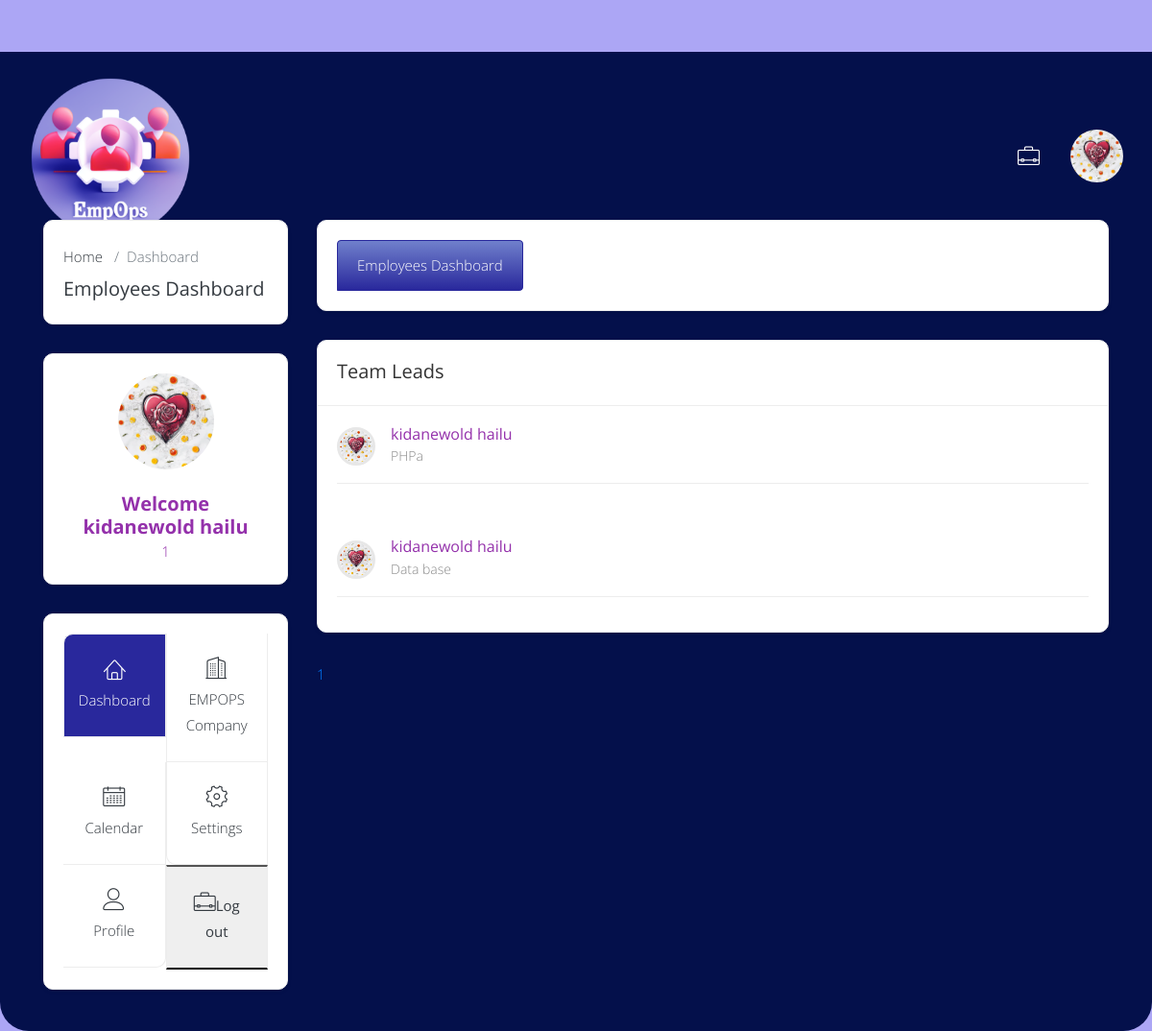
The page /employees-dashboard.php (signed in) on the database its author committed.
### tables this page shows
CREATE TABLE `employee` (
  `name` text NOT NULL,
  `id` varchar(20) NOT NULL,
  `nationality` varchar(30) NOT NULL,
  `birth` varchar(50) NOT NULL,
  `gender` varchar(6) NOT NULL,
  `blood` varchar(5) NOT NULL,
  `password` varchar(80) NOT NULL,
  `status` int(1) UNSIGNED NOT NULL DEFAULT 1,
  `phone` int(10) NOT NULL,
  `phone2` int(10) NOT NULL,
  `email` varchar(45) NOT NULL DEFAULT 'No',
  `linkedin` varchar(40) NOT NULL DEFAULT 'No',
  `web` varchar(40) NOT NULL,
  `start` varchar(30) NOT NULL,
  `visa` varchar(30) NOT NULL,
  `team` varchar(30) NOT NULL,
  `file_name` varchar(100) NOT NULL DEFAULT 'a',
  `salary` int(10) NOT NULL,
  `job` varchar(30) NOT NULL
);

CREATE TABLE `team` (
  `name` varchar(40) NOT NULL,
  `leader` text NOT NULL,
  `id` int(3) NOT NULL
);

### employees-dashboard.php (the view, shortened to what this page needs)
<?php
require 'side_employee.php';
echo'
									<div class="card flex-fill team-lead shadow-sm grow">
										<div class="card-header">
											<h4 class="card-title mb-0 d-inline-block">Team Leads </h4>
                                       </div>';
                                      $recordsPerPage=7;
                                      $page = isset($_GET['page']) ? $_GET['page'] : 1;
                                      $startFrom = ($page - 1) * $recordsPerPage;
                                     $totalRecordsQuery = "SELECT COUNT(*) as total FROM team";
                                      $totalRecordsResult = mysqli_query($conn, $totalRecordsQuery);
                                      $totalRecords = mysqli_fetch_assoc($totalRecordsResult)['total'];
                                       $totalPages = ceil($totalRecords / $recordsPerPage);
                                       $recordsQuery = "SELECT * FROM team LIMIT $startFrom, $recordsPerPage";
                                         $recordsResult = mysqli_query($conn, $recordsQuery);
                                  if(mysqli_num_rows($recordsResult) > 0) {
                                   while ($row = mysqli_fetch_assoc($recordsResult)) {
                                   		$lead=$row['leader'];
										$picture="SELECT * FROM employee WHERE id='$lead'";
										$query=mysqli_query($conn,$picture) or die(mysqli_error($conn));
                                        $pic=mysqli_fetch_assoc($query);
										if($pic['file_name'] == 'a'){
										$profile="img-2.jpg";
										}else{
										$profile=$pic['file_name'];
									}
										echo'<div class="card-body">
											<div class="media mb-3">
												<div class="e-avatar avatar-online mr-3"><img src="images/'.$profile.'" alt="'.$pic['name'].'" class="img-fluid"></div>
												<div class="media-body">
													<h6 class="m-0">'.$pic['name'].'</h6>
													<p class="mb-0 ctm-text-sm">'.$row['name'].'</p>
												</div>
											</div>
											<hr>
											</div>';
											}}
									echo"</div>
								<div class='col-lg-6 col-md-12 d-flex'>
		</div>
<div class='pagination'>";
                                       for ($i = 1; $i <= $totalPages; $i++) {
                                       echo "<center><a href='employees-dashboard.php?page=$i'>$i</a></center>";
}
echo'</div>
		<div class="sidebar-overlay" id="sidebar_overlay"></div>
		<script src="assets/js/jquery-3.2.1.min.js"></script>
		<script src="assets/js/popper.min.js"></script>
		<script src="assets/js/bootstrap.min.js"></script>
		<script src="assets/plugins/theia-sticky-sidebar/ResizeSensor.js"></script>
		<script src="assets/plugins/theia-sticky-sidebar/theia-sticky-sidebar.js"></script>
		<script src="assets/js/script.js"></script>
	</body>
</html>';
?>

### side_employee.php (shortened to what this page needs)
<?php
require 'assets/conn.php';
$id=$_SESSION['emp_id'];
$select="SELECT * FROM employee WHERE id ='$id'";
$query=mysqli_query($conn,$select) or die(mysqli_error($conn));
if(mysqli_num_rows($query)>0){
	$row=mysqli_fetch_assoc($query);
}
echo'<!DOCTYPE html>
<html lang="en">
<br><br>
	<head>
		<link rel="stylesheet" href="assets/css/bootstrap.min.css">
		<link rel="stylesheet" href="assets/css/lnr-icon.css">
        <link rel="stylesheet" href="assets/css/font-awesome.min.css">
		<link rel="stylesheet" href="assets/css/style.css">
		<link rel="stylesheet" href="/assets/css/announce-style.css">
	</head>
	<body>
	<header class="header">
    <div class="top-header-section">
        <div class="container-fluid">
            <div class="row align-items-center">
                <div class="col-lg-3 col-md-3 col-sm-3 col-6">
                    <div class="logo my-3 my-sm-0">
                        <a href="index.html">
                            <img src="assets/img/empops.png" alt="logo image" class="img-fluid" width="100">
                        </a>
                    </div>
                </div>
                <div class="col-lg-9 col-md-9 col-sm-9 col-6 text-right">
                    <div class="user-block d-none d-lg-block">
                        <div class="row align-items-center">
                            <div class="col-lg-12 col-md-12 col-sm-12">
                                <div class="user-notification-block align-right d-inline-block">
                                    <ul class="list-inline m-0">
                                        <li class="list-inline-item" data-toggle="tooltip" data-placement="top"
                                            title="" data-original-title="Details">
                                            <a href="details.php"
                                                class="font-23 menu-style text-white align-middle">
                                                <span class="lnr lnr-briefcase position-relative"></span>
                                            </a>
                                        </li>
                                    </ul>
                                </div>
                                <div class="user-info align-right dropdown d-inline-block header-dropdown">
                                    <a href="javascript:void(0)" data-toggle="dropdown"
                                        class=" menu-style dropdown-toggle">
                                        <div class="user-avatar d-inline-block">
                                            <img src="images/'.$row['file_name'].'" alt="user avatar"
                                                class="rounded-circle img-fluid" width="55">
                                        </div>
                                    </a>
                                </div>
                            </div>
                        </div>
                    </div>
                </div>
            </div>
        </div>
    </div>
		<div class="inner-wrapper">
			<div class="page-wrapper">
				<div class="container-fluid">
					<div class="row">
						<div class="col-xl-3 col-lg-4 col-md-12 theiaStickySidebar">
							<aside class="sidebar sidebar-user">
								<div class="row">
								<div class="col-md-12">
									<div class="card ctm-border-radius shadow-sm grow">
										<div class="card-body py-4">
											<div class="row">
												<div class="col-md-12 mr-auto text-left">
													<div class="custom-search input-group">
														<div class="custom-breadcrumb">
															<ol class="breadcrumb no-bg-color d-inline-block p-0 m-0 mb-2">
																<li class="breadcrumb-item d-inline-block"><a href="employees-dashboard.php" class="text-dark">Home</a></li>
																<li class="breadcrumb-item d-inline-block active">Dashboard</li>
															</ol>
															<h4 class="text-dark">Employees Dashboard</h4>
														</div>
													</div>
												</div>
											</div>
										</div>
									</div>
								</div>
							</div>
								<div class="user-card card shadow-sm bg-white text-center ctm-border-radius grow">
									<div class="user-info card-body">
										<div class="user-avatar mb-4">
											<img src="images/'.$row['file_name'].'" alt="User Avatar" class="img-fluid rounded-circle" width="100">
										</div>
										<div class="user-details">
											<h4><b>Welcome '.$row['name'].'</b></h4>
											<p>'.$_SESSION['emp_id'].'</p>
										</div>
									</div>
								</div>
								<div class="sidebar-wrapper d-lg-block d-md-none d-none">
									<div class="card ctm-border-radius shadow-sm border-none grow">
										<div class="card-body">
											<div class="row no-gutters">
												<div class="col-6 align-items-center text-center">
													<a href="employees-dashboard.php" class="text-white active p-4 first-slider-btn ctm-border-right ctm-border-left ctm-border-top"><span class="lnr lnr-home pr-0 pb-lg-2 font-23"></span><span class="">Dashboard</span></a>
												</div>
												<div class="col-6 align-items-center shadow-none text-center">
													<a href="company.php" class="text-dark p-4 ctm-border-right ctm-border-left"><span class="lnr lnr-apartment pr-0 pb-lg-2 font-23"></span><span class=""> EMPOPS Company</span></a>
												</div>
												<div class="col-6 align-items-center shadow-none text-center">
													<a href="calander.php" class="text-dark p-4 ctm-border-right"><span class="lnr lnr-calendar-full pr-0 pb-lg-2 font-23"></span><span class="">Calendar</span></a>
												</div>
												<div class="col-6 align-items-center shadow-none text-center">
													<a href="settings.php" class="text-dark p-4 last-slider-btn1 ctm-border-right ctm-border-left"><span class="lnr lnr-cog pr-0 pb-lg-2 font-23"></span><span class="">Settings</span></a>
												</div>
												<div class="col-6 align-items-center shadow-none text-center">
													<a href="details.php" class="text-dark p-4 last-slider-btn ctm-border-right"><span class="lnr lnr-user pr-0 pb-lg-2 font-23"></span><span class="">Profile</span></a>
												</div>
												<div class="col-6 align-items-center shadow-none text-center">
												<form method=post action"side_employee.php">
													<button type="submit" name="logout" class="text-dark p-4 ctm-border-right ctm-border-left"><span class="lnr lnr-briefcase pr-0 pb-lg-2 font-23"></span><span class="">Log out</span></a>										</form>
													</div>
											</div>
										</div>
									</div>
								</div>
							</aside>
						</div>
						<div class="col-xl-9 col-lg-8 col-md-12">
							<div class="quicklink-sidebar-menu ctm-border-radius shadow-sm bg-white card grow">
									<div class="card-body">
										<ul class="list-group list-group-horizontal-lg">
											<li class="list-group-item text-center active button-5"><a class="text-white" href="employees-dashboard.php">Employees Dashboard</a></li>
										</ul>
									</div>
								</div>
';
?>

### assets/css/style.css (style rules this page uses)
body { font-family: 'Open Sans', sans-serif; position: relative; font-weight: 300; color: #9431AB; font-size: 15px; line-height: 1.8; background: #ACA6F5; }
ul, h1, h2, h3, h4, h5, p { padding: 0; margin: 0; }
.h1, .h2, .h3, .h4, .h5, .h6, h1, h2, h3, h4, h5, h6 { font-weight: 400; }
li { list-style: none; }
img { max-width: 100%; }
h4 { font-size: 1.25rem; }
::placeholder { color: #898f96; }
.font-23 { font-size: 23px; }
.no-bg-color { background-color: transparent; }
.ctm-border-radius { border-radius: 10px; }
.ctm-text-sm { font-size: 14px; color: #888; }
.button-5 { background-color: #29289C; background-image: -moz-linear-gradient(top, #7080CC 0%, #29289C 100%); background-image: -webkit-linear-gradient(top, #7080CC 0%,#29289C 100%); background-image: linear-gradient(to bottom, #7080CC 0%,#29289C 100%); background-size: 900px; background-repeat: no-repeat; background-position: 0%; -webkit-transition: background 300ms ease-in-out; transition: background 300ms ease-in-out; }
.header { background-color: #04104b; padding: 0 15px 45px ; border-bottom-left-radius: 30px; border-bottom-right-radius: 30px; }
.top-header-section { padding-bottom: 25px; padding-top: 25px; }
.logo a img { width: 170px; }
.user-notification-block ul li a.menu-style { color: #7e8fa1; padding: 32px 14px; }
.user-info a.menu-style { color: #7e8fa1; padding: 18px 14px; padding-right: 0; }
.user-block .dropdown-toggle:after { display: none; }
.sidebar-wrapper .card a.active { background: #29289C; }
.sidebar-wrapper a { border-bottom: 1px solid #ededed; display: flex; text-align: center; vertical-align: middle; align-items: center; justify-content: center; align-self: center; flex-direction: column; }
.sidebar-wrapper .first-slider-btn { border-top-left-radius: 10px; }
.sidebar-wrapper .last-slider-btn { border-bottom-right-radius: 10px; }
.sidebar-wrapper .last-slider-btn1 { border-bottom-left-radius: 10px; }
.ctm-border-right { border-right: 1px solid #ededed; }
.ctm-border-left { border-left: 1px solid #ededed; }
.ctm-border-top { border-top: 1px solid #ededed; }
.page-wrapper { padding: 0px 15px 0 15px; margin-top: -45px; }
.list-group-item.active { z-index: 2; color: #fff; background-color: #29289C; border-color: #29289C; }
.list-group-item:first-child { border-top-left-radius: 10px; border-top-right-radius: 10px; }
.list-group-item:last-child { margin-bottom: 0; border-bottom-right-radius: 10px; border-bottom-left-radius: 10px; }
.card { border: 1px solid #ededed; margin-bottom: 30px; border-radius: 10px; }
.card-header { background: none; padding: 1.25rem; border-bottom: 1px solid #ededed; }
.card-title { color: #333; margin-bottom: 20px; }
hr { border-top: 1px solid #ededed; }
.list-group-item { border: 1px solid #ededed; }
.team-lead .media { align-items: center; }
.e-avatar:first-of-type { margin-left: 0 !important; }
.e-avatar { background-color: #fff; border: 3px solid #e7e7e7; border-radius: 50%; height: 40px; position: relative; width: 40px; margin-left: -20px; }
.e-avatar > img { border-radius: 50%; width: 100%; }
.quicklink-sidebar-menu ul li a { display: block; }
.grow { animation: bounce-in-right 3s ease; }
.user-info a .user-avatar img { margin-bottom: 3px; }
.inner-wrapper { width: 100%; height: 100vh; min-height: 100vh; }

### rows shown on the page
employee: file_name (picture), name "kidanewold hailu"
team: employee.file_name (picture), employee.name "kidanewold hailu", name "PHPa"
team: employee.file_name (picture), employee.name "kidanewold hailu", name "Data base"

### other values the page prints
$_SESSION['emp_id'] "1"
